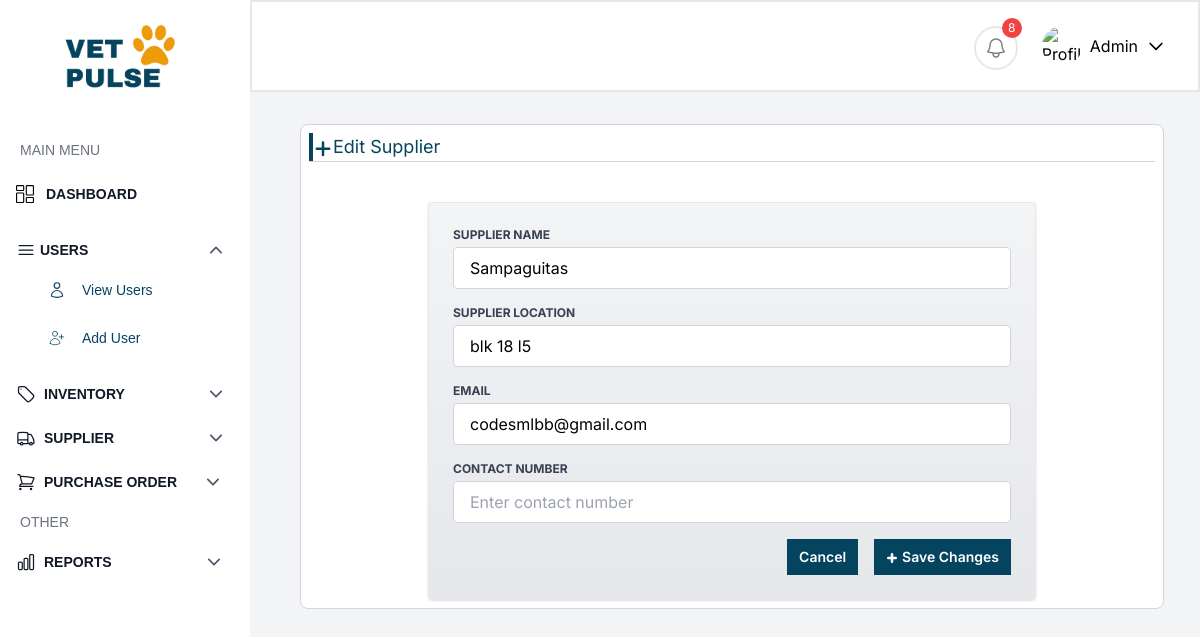
/suppliers/edit/2/ (signed in), run on the app's committed database.
### petclinic_app/models.py (models this page shows, shortened)
class Supplier(models.Model):
    supplier_id = models.AutoField(primary_key=True)
    supplier_name = models.CharField(max_length=255)
    supplier_location = models.CharField(max_length=255, blank=True, null=True)
    email = models.EmailField(unique=True, null=True, blank=True)
    contact_number = models.CharField(max_length=20, blank=True, null=True)  # ✅ New field
    created_by = models.ForeignKey(User, on_delete=models.CASCADE, null=True, blank=True)
    created_at = models.DateTimeField(auto_now_add=True, null=True, blank=True)
    updated_at = models.DateTimeField(auto_now=True)
    products = models.ManyToManyField(Product, blank=True)

### petclinic_app/views.py (the view, shortened to what this page needs)
# urls.py: path('suppliers/edit/<int:pk>/', SupplierUpdateView.as_view(), name='supplier_edit'),
class SupplierUpdateView(LoginRequiredMixin, UpdateView):
    model = Supplier
    form_class = SupplierForm
    template_name = 'supplier_edit_form.html'
    success_url = reverse_lazy('supplier_list')
    def get_context_data(self, **kwargs):
        context = super().get_context_data(**kwargs)
        supplier = self.get_object()
        context['products'] = Product.objects.all()  # All products for selection
        context['selected_products'] = supplier.products.all()  # Selected products for this supplier
        return context

### petclinic_app/forms.py
class SupplierForm(forms.ModelForm):
    products = forms.ModelMultipleChoiceField(
        queryset=Product.objects.all(),
        required=False,
        widget=forms.SelectMultiple(attrs={
            'class': 'w-full px-4 py-2 rounded border border-gray-300 focus:outline-none focus:ring-2 focus:ring-blue-500 bg-white'
        })
    )
    class Meta:
        model = Supplier
        fields = ['supplier_name', 'supplier_location', 'email', 'contact_number', 'products']  # ✅ Added contact_number
        widgets = {
            'supplier_name': forms.TextInput(attrs={'class': 'form-input'}),
            'supplier_location': forms.TextInput(attrs={'class': 'form-input'}),
            'email': forms.EmailInput(attrs={'class': 'form-input'}),
            'contact_number': forms.TextInput(attrs={'class': 'form-input'}),  # ✅ Added widget
        }

### templates/supplier_edit_form.html (shortened to what this page needs)
{% extends 'adminbar.html' %}
{% load static %}
{% block content %}
<div class="text-[#04445F] text-lg flex items-center">
  <div class="w-px h-7 p-[2px] bg-[#04445F]"></div>
  <svg xmlns="http://www.w3.org/2000/svg" fill="none" viewBox="0 0 24 20" stroke-width="3" stroke="currentColor" class="h-7 w-5">
    <path stroke-linecap="round" stroke-linejoin="round" d="M12 4.5v15m7.5-7.5h-15" />
  </svg>
  <span>Edit Supplier</span>
</div>
<hr class="border-gray-300">
<div class="max-w-2xl mx-auto mt-10 px-4 sm:px-6 lg:px-8">
  <form method="post" enctype="multipart/form-data" class="bg-gradient-to-b from-gray-100 to-gray-200 p-6 rounded border shadow">
    <div class="mb-4">
      <label for="supplier_name" class="block text-xs font-bold uppercase text-gray-700 mb-1">Supplier Name</label>
      <input type="text" name="supplier_name" id="supplier_name" value="{{ form.supplier_name.value }}" required
             class="w-full px-4 py-2 rounded border border-gray-300 focus:outline-none focus:ring-2 focus:ring-blue-500 bg-white"
             placeholder="Enter supplier name">
    </div>
    <div class="mb-4">
      <label for="supplier_location" class="block text-xs font-bold uppercase text-gray-700 mb-1">Supplier Location</label>
      <input type="text" name="supplier_location" id="supplier_location" value="{{ form.supplier_location.value }}"
             class="w-full px-4 py-2 rounded border border-gray-300 focus:outline-none focus:ring-2 focus:ring-blue-500 bg-white"
             placeholder="Enter location">
    </div>
    <div class="mb-4">
      <label for="email" class="block text-xs font-bold uppercase text-gray-700 mb-1">Email</label>
      <input type="email" name="email" id="email" value="{{ form.email.value }}" required
             class="w-full px-4 py-2 rounded border border-gray-300 focus:outline-none focus:ring-2 focus:ring-blue-500 bg-white"
             placeholder="Enter email">
    </div>
    <div class="mb-4">
      <label for="id_contact_number" class="block text-xs font-bold uppercase text-gray-700 mb-1">Contact Number</label>
      <input type="text" name="contact_number" id="id_contact_number"
             class="w-full px-4 py-2 rounded border border-gray-300 focus:outline-none focus:ring-2 focus:ring-blue-500 bg-white"
             placeholder="Enter contact number">
    </div>
    <div class="flex items-center justify-end space-x-4">
      <a href="{% url 'supplier_list' %}"
         class="text-sm text-white bg-[#04445F] hover:bg-[#0369a1] px-3 py-2 font-semibold flex items-center">Cancel</a>
      <button type="submit"
              class="bg-[#04445F] hover:bg-[#0369a1] text-sm text-white font-semibold px-3 py-2 flex items-center">
        <svg xmlns="http://www.w3.org/2000/svg" fill="none" viewBox="0 0 24 20" stroke-width="5" stroke="currentColor" class="h-5 w-3 mr-1">
          <path stroke-linecap="round" stroke-linejoin="round" d="M12 4.5v15m7.5-7.5h-15" />
        </svg>
        Save Changes
      </button>
    </div>
  </form>
</div>
{% endblock %}

### templates/adminbar.html (shortened to what this page needs)
{% load compress static %}
<!DOCTYPE html>
<html lang="en">
<head>
    <link href="https://cdn.jsdelivr.net/npm/tailwindcss@2.2.19/dist/tailwind.min.css" rel="stylesheet">
    <script src="https://cdn.tailwindcss.com"></script>
    {% compress css %}
    <link rel="stylesheet" href="{% static 'src/output.css' %}">
    {% endcompress %}
</head>
<body class="bg-gray-100 font-[Inter]">
    <nav id="navBar" class="flex items-center justify-between bg-white border border-2 p-4 sticky top-0 z-30 md:ml-[250px] ml-0">
        <div class="flex items-center space-x-2">
<div class="relative">
    <button id="notificationButton" class="text-black bg-white border-2 hover:bg-gray-200 p-2 rounded-full focus:outline-none mt-1">
        {% if expiring_count > 0 or low_stock_count > 0 %}
        <span class="absolute -top-1 -right-1 bg-red-500 text-white text-xs rounded-full h-5 w-5 flex items-center justify-center">
            {{ expiring_count|add:low_stock_count }}
        </span>
        {% endif %}
    </button>
</div>
            {% if user.is_authenticated %}
            <div class="relative">
                <div onclick="toggleDropdown7()" class="flex items-center px-4 py-2 rounded-md cursor-pointer">
                    <img src="https://images.unsplash.com/photo-1633332755192-727a05c4013d?auto=format&fit=crop&w=1480&q=80" alt="Profile" class="w-10 h-10 rounded-full mr-2">
                    <span class="text-black">{{ user.username|capfirst }}</span>
                    <svg xmlns="http://www.w3.org/2000/svg" fill="none" viewBox="0 0 24 24" stroke-width="2" stroke="black" class="w-5 h-5 ml-2">
                        <path stroke-linecap="round" stroke-linejoin="round" d="M19 9l-7 7-7-7" />
                    </svg>
                </div>
            </div>
            {% endif %}
        </div>
    </nav>
    <div class="flex">
       <nav id="sidebar" class="bg-white h-screen fixed top-0 left-0 min-w-[250px] py-6 px-4 font-[sans-serif] overflow-auto transition-transform transform -translate-x-full md:translate-x-0 z-50" aria-hidden="true">
            <div class="flex justify-between items-center">
                <a href=""><img src="{% static 'images/logotransparent.png' %}" alt="logo" class='w-32 ml-10' /></a>
            </div>
            <ul class="mt-8">
                <a class="text-gray-500 transition-all text-sm flex items-center rounded-md px-1 py-3">
                    <span>MAIN MENU</span>
                </a>
                <li>
                    <a href="{% url 'dashboardpage' %}" class="transition-all text-sm flex items-center py-3">
                        <span class="text-[#111827] text-sm font-bold flex-1">DASHBOARD</span>
                    </a>
                </li>
            </ul>
            <div class="mt-6">
                <div class="flex cursor-pointer group items-center" onclick="toggleDropdown()">
                    <h8 class="text-[#111827] text-sm font-bold flex items-center space-x-1">
                        <svg xmlns="http://www.w3.org/2000/svg" fill="none" viewBox="0 0 24 24" stroke-width="1.5" stroke="currentColor" class="w-5 h-5">
                            <path stroke-linecap="round" stroke-linejoin="round" d="M3.75 6.75h16.5M3.75 12h16.5m-16.5 5.25h16.5" />
                        </svg>
                        <span>USERS</span>
                    </h8>
                </div>
                <ul id="dropdownMenu" class="space-y-1 mt-2 pl-4 hidden transition-all duration-300">
                    <li>
                        <a href="{% url 'user_list' %}" class="text-[#04445F] hover:text-black transition-all text-sm flex items-center hover:bg-[#efefef] rounded-md px-4 py-3">
                            <span>View Users</span>
                        </a>
                    </li>
                    <li>
                        <a href="{% url 'signup' %}" class="text-[#04445F] hover:text-black transition-all text-sm flex items-center hover:bg-[#efefef] rounded-md px-4 py-3">
                            <span>Add User</span>
                        </a>
                    </li>
                </ul>
            </div>
<div class="mt-6">
  <div class="flex cursor-pointer group items-center" onclick="toggleDropdown1()">
    <h6 class="text-[#111827] text-sm font-bold flex items-center space-x-2">
      <span >INVENTORY</span>
    </h6>
  </div>
</div>
<div class="mt-6">
  <div class="flex cursor-pointer group items-center" onclick="toggleDropdown6()">
    <h9 class="text-[#111827] text-sm font-bold flex items-center space-x-2">
      <span>SUPPLIER</span>
    </h9>
  </div>
</div>
<div class="mt-6">
  <div class="flex cursor-pointer group items-center" onclick="toggleDropdown8()">
    <h9 class="text-[#111827] text-sm font-bold  flex items-center space-x-2">
      <span>PURCHASE ORDER</span>
    </h9>
  </div>
</div>
<ul class="mt-2">
  <a class="text-gray-500 transition-all text-sm flex items-center rounded-md px-1 py-3">
  <span>OTHER</span>
</a>
</ul>
<div class="mt-2">
  <div class="flex cursor-pointer group items-center" onclick="toggleDropdown3()">
    <h9 class="text-[#111827] text-sm font-bold flex items-center space-x-2">
      <span>REPORTS</span>
    </h9>
  </div>
</div>
        </nav>
        <main class="flex-1 overflow-y-auto p-2 ml-0 md:ml-[300px] mr-0 md:mr-[36px] border border-gray-300 bg-white rounded-lg mb-10 max-w-full mt-8">
            {% block content %}
            {% endblock %}
        </main>
    </div>
</body>
</html>

### data on the page
Supplier: supplier_name "Sampaguitas", supplier_location "blk 18 l5", email "codesmlbb@gmail.com"

### other printed values
{{ expiring_count|add:low_stock_count }} "8"
{{ user.username|capfirst }} "Admin"
